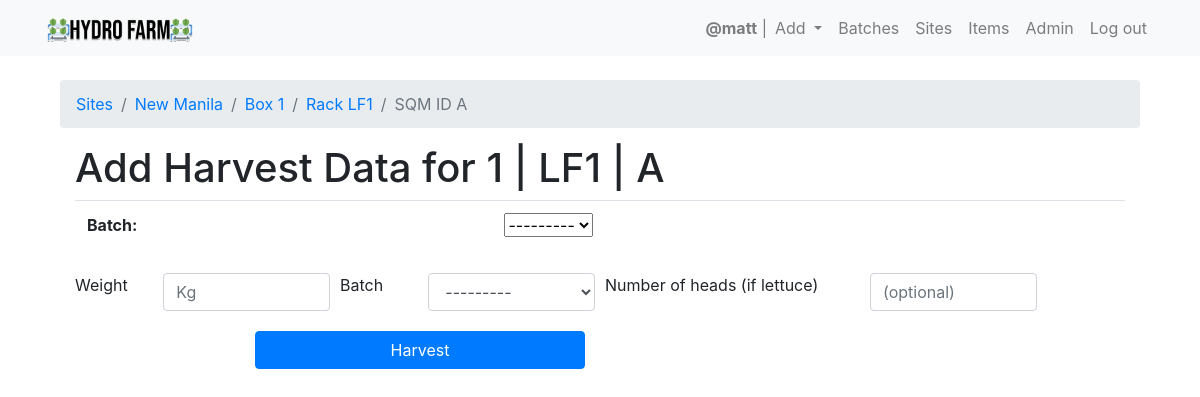
The app's page /hydro_data/box/new-manila-1/rack/lf1/sqm_id/1/add_harvestdata/ (signed in) with its own data.
### hydro_data/models.py (models this page shows, shortened)
class Location(models.Model):
    bool_choices = [
        ('0','Occupied'),
        ('1','Open')
    ]
    rack = models.ForeignKey(Rack, on_delete=models.SET_NULL, null=True)
    name = models.CharField(max_length=100)
    slug = models.SlugField(allow_unicode=True,unique=True, editable=False, default='hydro_farm_sqm_id')
    x_cor = models.FloatField(blank=True,null=True)
    y_cor = models.FloatField(blank=True,null=True)
    is_open = models.CharField(
        max_length = 1,
        choices=bool_choices,
        default='1'
    )
    def __str__(self):
        try:
            return self.rack.box.name + ' | ' + self.rack.name + ' | ' + self.name
        except:
            return 'Missing Values'

class Rack(models.Model):
    box = models.ForeignKey(Box, on_delete=models.SET_NULL, null=True)
    name = models.CharField(max_length=100)
    slug = models.SlugField(allow_unicode=True, editable=False, default='hydro_farm_rack')
    x_cor = models.FloatField(blank=True,null=True)
    y_cor = models.FloatField(blank=True,null=True)

class Box(models.Model):
    site = models.ForeignKey(Site,on_delete=models.SET_NULL, null=True)
    name = models.CharField(max_length=100,unique=True)
    slug = models.SlugField(allow_unicode=True,unique=True, editable=False)
    description = models.TextField(blank=True,default='')
    description_html = models.TextField(editable=False,default='',blank=True)
    class Meta:
        verbose_name = 'box'
        verbose_name_plural = 'boxes'

class Site(models.Model):
    name = models.CharField(max_length=100,unique=True)
    slug = models.SlugField(allow_unicode=True,unique=True, editable=False)
    description = models.TextField(blank=True,default='')
    description_html = models.TextField(editable=False,default='',blank=True)

### hydro_data/views.py (the view, shortened to what this page needs)
# urls.py: path('box/<boxslug>/rack/<rackslug>/sqm_id/<int:pk>/add_harvestdata/', views.add_harvestdata_for_loc, name='add_harvestdata_for_loc'),
@login_required
def add_harvestdata_for_loc(request,**kwargs):
    template_name = 'hydro_data/add_harvestdata_for_loc.html'
    instance = get_object_or_404(models.Location,pk=kwargs['pk'])
    if request.method == 'GET':
        batchform = forms.ChooseBatchForm()
        form = forms.HarvestDataForLocForm()
    return render(request, template_name, {
        'page_title': f"Add Harvest Data for SQM ID {instance.name}",
        'location': instance,
        'batchform':batchform,
        'form': form,
    })

### hydro_data/forms.py
class ChooseBatchForm(forms.Form):
    batch = forms.ModelChoiceField(queryset=models.Batch.objects.all())

class HarvestDataForLocForm(forms.ModelForm):
    class Meta:
        fields = ('harvest_weight_kg','seedling_batch_no','no_of_heads')
        model = models.HarvestData
        labels={'harvest_weight_kg':'Weight','seedling_batch_no':'Batch','no_of_heads':'Number of heads (if lettuce)'}
        widgets={
            'harvest_weight_kg': forms.NumberInput(
                attrs={
                    'class': 'form-control',
                    'placeholder': 'Kg'
                }
            ),
            'seedling_batch_no': forms.Select(
                attrs={
                    'class': 'form-control',
                }
            ),
            'no_of_heads': forms.NumberInput(
                attrs={
                    'class': 'form-control',
                    'placeholder': '(optional)'
                }
            ),
        }

### hydro_data/models.py (called while the page is built)
    def __str__(self):
        return f'Batch {str(self.num)}'

### hydro_data/templates/hydro_data/add_harvestdata_for_loc.html (shortened to what this page needs)
{% extends "hydro_data/hydro_data_base.html" %}
{% block hd_content %}
<nav aria-label="breadcrumb">
<ol class="breadcrumb">
  <li class="breadcrumb-item"><a href="{% url 'hydro_data:site_list' %}">Sites</a></li>
  <li class="breadcrumb-item"><a href="{% url 'hydro_data:box_list' slug=location.rack.box.site.slug %}">{{ location.rack.box.site.name }}</a></li>
<li class="breadcrumb-item"><a href="{% url 'hydro_data:rack_tank_per_box' slug=location.rack.box.slug %}">Box {{ location.rack.box.name }}</a></li>
<li class="breadcrumb-item"><a href="{% url 'hydro_data:loc_per_rack' boxslug=location.rack.box.slug rackslug=location.rack.slug %}">Rack {{ location.rack.name }}</a></li>
<li class="breadcrumb-item active" aria-current="page">SQM ID {{ location.name }}</li>
</ol>
</nav>
<div class="container-fluid">
  <h1>Add Harvest Data for {{ location }}</h1>
  <form method="POST" action="">
    <table class='table'>
      {{ batchform.as_table }}
    </table>
    <div class="row form-row spacer">
      <div class="col-1">
        <label>{{form.harvest_weight_kg.label}}</label>
      </div>
      <div class="col-2">
        <div class="input-group">
          {{ form.harvest_weight_kg }}
        </div>
      </div>
      <div class="col-1">
        <label>{{form.seedling_batch_no.label}}</label>
      </div>
      <div class="col-2">
        <div class="input-group">
          {{ form.seedling_batch_no }}
        </div>
      </div>
      <div class="col-3">
        <label>{{form.no_of_heads.label}}</label>
      </div>
      <div class="col-2">
        <div class="input-group">
          {{ form.no_of_heads }}
        </div>
      </div>
    </div>
    <div class="row spacer">
      <div class="col-4 offset-2">
          <button type="submit" class="btn btn-block btn-primary">Harvest</button>
      </div>
    </div>
  </form>
</div>
{% endblock %}

### templates/base.html (shortened to what this page needs)
<!DOCTYPE html>
{% load static %}
<html>
  <head>
    <link rel="stylesheet" href="{% static '/hydro_data/css/master.css' %}">
    <link rel="stylesheet" href="https://cdnjs.cloudflare.com/ajax/libs/twitter-bootstrap/4.1.3/css/bootstrap.css">
    <link rel="stylesheet" href="https://cdn.datatables.net/1.10.21/css/dataTables.bootstrap4.min.css">
    <link rel="stylesheet" href="https://stackpath.bootstrapcdn.com/bootstrap/4.1.3/css/bootstrap.min.css"
>
    <link href="https://maxcdn.bootstrapcdn.com/font-awesome/4.7.0/css/font-awesome.min.css" rel="stylesheet">
  </head>
  <body>
    <nav class="navbar navbar-expand-lg navbar-light bg-light" role="navigation" id="navbar">
      <div class="container">
        <div class="navbar-nav align-items-center">
          <a class="navbar-brand mynav" href="{% url 'home' %}"><img src="{% static "images/logo.png" %}" alt="Hydro Farm" class="img-rounded center-block" width='150'></a>
        </div>
        <div class="collapse navbar-collapse" id="navbarNav">
          <div class="navbar-nav ml-auto">
            {% if user.is_authenticated %}
            <span class="navbar-text">
              <strong>@{{ request.user }}</strong> |
            </span>
            <li class="nav-item dropdown">
              <a class="nav-link dropdown-toggle" href="#" id="navbarDropdownMenuLink" role="button" data-toggle="dropdown" aria-haspopup="true" aria-expanded="false">
                Add
              </a>
            </li>
              <a class="nav-item nav-link" href="{% url 'hydro_data:batches' %}" class="btn btn-simple">Batches</a>
              <a class="nav-item nav-link" href="{% url 'hydro_data:site_list' %}" class="btn btn-simple">Sites</a>
              {% if user.is_superuser %}
              <a class="nav-item nav-link" href="{% url 'hydro_data:items' %}" class="btn btn-simple">Items</a>
              <a class="nav-item nav-link" href="{% url 'admin:index' %}" class="btn btn-simple">Admin</a>
              {% endif %}
              <a class="nav-item nav-link" href="{% url 'logout' %}" class="btn btn-simple">Log out</a>
            {% else %}
              <a class="nav-item nav-link" href="{% url 'login' %}" class="btn btn-simple">Log in</a>
              <a class="nav-item nav-link" href="{% url 'signup' %}" class="btn btn-simple">Sign up</a>
            {% endif %}
          </div>
        </div>
      </div>
    </nav>
    <div class="container mt-4">
      {% block content %}
      {% endblock %}
    </div>
  </body>
</html>

### static/hydro_data/css/master.css (style rules this page uses)
body { padding-bottom: 120px; }
.spacer { margin-bottom: 20px; }

### records on screen
Location: rack.box.site.name "New Manila", rack.box.name "1", rack.name "LF1", name "A", rack+name "1 | LF1 | A"

### other values on screen
{{ request.user }} "matt"
